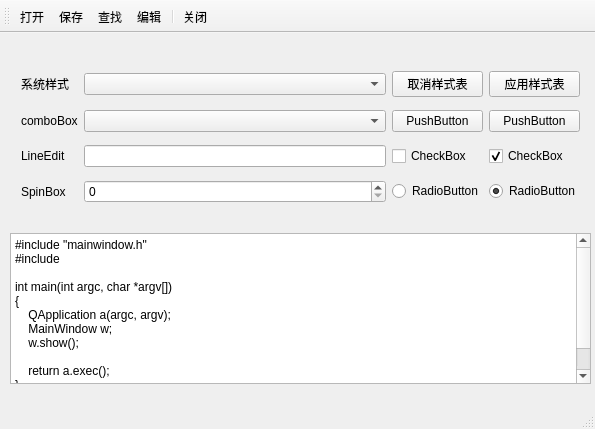
<?xml version="1.0" encoding="UTF-8"?>
<ui version="4.0">
 <class>MainWindow</class>
 <widget class="QMainWindow" name="MainWindow">
  <property name="geometry">
   <rect>
    <x>0</x>
    <y>0</y>
    <width>595</width>
    <height>429</height>
   </rect>
  </property>
  <property name="windowTitle">
   <string>MainWindow</string>
  </property>
  <widget class="QWidget" name="centralWidget">
   <widget class="QWidget" name="gridLayoutWidget">
    <property name="geometry">
     <rect>
      <x>10</x>
      <y>20</y>
      <width>581</width>
      <height>171</height>
     </rect>
    </property>
    <layout class="QGridLayout" name="gridLayout">
     <item row="0" column="2">
      <widget class="QPushButton" name="btnNormal">
       <property name="text">
        <string>取消样式表</string>
       </property>
      </widget>
     </item>
     <item row="3" column="1">
      <widget class="QSpinBox" name="spinBox"/>
     </item>
     <item row="2" column="1">
      <widget class="QLineEdit" name="lineEdit"/>
     </item>
     <item row="1" column="0">
      <widget class="QLabel" name="label_2">
       <property name="text">
        <string>comboBox</string>
       </property>
      </widget>
     </item>
     <item row="1" column="1">
      <widget class="QComboBox" name="comboBox"/>
     </item>
     <item row="2" column="0">
      <widget class="QLabel" name="label_3">
       <property name="text">
        <string>LineEdit</string>
       </property>
      </widget>
     </item>
     <item row="3" column="0">
      <widget class="QLabel" name="label_4">
       <property name="text">
        <string>SpinBox</string>
       </property>
      </widget>
     </item>
     <item row="0" column="1">
      <widget class="QComboBox" name="comboSysStyle"/>
     </item>
     <item row="0" column="0">
      <widget class="QLabel" name="label">
       <property name="text">
        <string>系统样式</string>
       </property>
      </widget>
     </item>
     <item row="0" column="3">
      <widget class="QPushButton" name="btnStyleSheet">
       <property name="text">
        <string>应用样式表</string>
       </property>
      </widget>
     </item>
     <item row="1" column="2">
      <widget class="QPushButton" name="pushButton_3">
       <property name="text">
        <string>PushButton</string>
       </property>
      </widget>
     </item>
     <item row="1" column="3">
      <widget class="QPushButton" name="pushButton_4">
       <property name="text">
        <string>PushButton</string>
       </property>
      </widget>
     </item>
     <item row="2" column="2">
      <widget class="QCheckBox" name="checkBox">
       <property name="text">
        <string>CheckBox</string>
       </property>
      </widget>
     </item>
     <item row="2" column="3">
      <widget class="QCheckBox" name="checkBox_2">
       <property name="text">
        <string>CheckBox</string>
       </property>
       <property name="checked">
        <bool>true</bool>
       </property>
      </widget>
     </item>
     <item row="3" column="2">
      <widget class="QRadioButton" name="radioButton">
       <property name="text">
        <string>RadioButton</string>
       </property>
      </widget>
     </item>
     <item row="3" column="3">
      <widget class="QRadioButton" name="radioButton_2">
       <property name="text">
        <string>RadioButton</string>
       </property>
       <property name="checked">
        <bool>true</bool>
       </property>
      </widget>
     </item>
    </layout>
   </widget>
   <widget class="QPlainTextEdit" name="plainTextEdit">
    <property name="geometry">
     <rect>
      <x>10</x>
      <y>200</y>
      <width>581</width>
      <height>151</height>
     </rect>
    </property>
    <property name="plainText">
     <string>#include &quot;mainwindow.h&quot;
#include &lt;QApplication&gt;

int main(int argc, char *argv[])
{
    QApplication a(argc, argv);
    MainWindow w;
    w.show();

    return a.exec();
}
</string>
    </property>
   </widget>
  </widget>
  <widget class="QMenuBar" name="menuBar">
   <property name="geometry">
    <rect>
     <x>0</x>
     <y>0</y>
     <width>595</width>
     <height>22</height>
    </rect>
   </property>
  </widget>
  <widget class="QToolBar" name="mainToolBar">
   <attribute name="toolBarArea">
    <enum>TopToolBarArea</enum>
   </attribute>
   <attribute name="toolBarBreak">
    <bool>false</bool>
   </attribute>
   <addaction name="actOpen"/>
   <addaction name="actSave"/>
   <addaction name="actFind"/>
   <addaction name="actEdit"/>
   <addaction name="separator"/>
   <addaction name="actQuit"/>
  </widget>
  <widget class="QStatusBar" name="statusBar"/>
  <action name="actOpen">
   <property name="text">
    <string>打开</string>
   </property>
   <property name="toolTip">
    <string>打开</string>
   </property>
  </action>
  <action name="actSave">
   <property name="text">
    <string>保存</string>
   </property>
   <property name="toolTip">
    <string>保存</string>
   </property>
  </action>
  <action name="actFind">
   <property name="text">
    <string>查找</string>
   </property>
   <property name="toolTip">
    <string>查找</string>
   </property>
  </action>
  <action name="actEdit">
   <property name="text">
    <string>编辑</string>
   </property>
   <property name="toolTip">
    <string>编辑</string>
   </property>
  </action>
  <action name="actQuit">
   <property name="text">
    <string>关闭</string>
   </property>
   <property name="toolTip">
    <string>关闭</string>
   </property>
  </action>
 </widget>
 <layoutdefault spacing="6" margin="11"/>
 <resources/>
 <connections/>
</ui>
